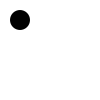
Frame 1 (no input)
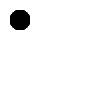
Frame 60 (the mouse pressed at the canvas centre just before this capture)
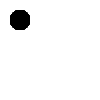
Frame 120 (the mouse held since frame 60 and released just before this capture)

The Processing sketch that drew these frames (run headless with seeded random() and noise(); from frame 60 on, the mouse is pressed at the canvas centre):

// Processing sketch: Doodler
// ── Doodler.pde

void setup()
{
  background(255);
  noStroke();
  smooth();
  frameRate(500);
}
int brushSize=15;
int r=0;
int g=0;
int b=0;
int doodleNum=1;

void draw()
{
  if (keyPressed)
  {
    checkKeys();
  }
  fill(r,g,b);
  ellipse(20,20,20,20);
  if (mousePressed)
  {
    strokeWeight(brushSize);
    line(pmouseX,pmouseY,mouseX,mouseY);
    //ellipse(mouseX,mouseY,brushSize,brushSize);
  }
}

void checkKeys()
{
    if (key == 'c')
    {
      background(255);
    } 
    else if (key == 'q')
    {
      brushSize++;
    }
    else if (key == 'w')
    {
      brushSize--;
      if(brushSize<1){brushSize = 1;}
    }
    else if (key == 's')
    {     
      save("doodle"+doodleNum+".png");
      doodleNum++;
    }
    else if (key == '0'){r=255; g=255; b=255;} //white
    else if (key == '1'){r=0;g=0;b=0;} //black
    else if (key == '2'){r=255;g=0;b=0;} //red
    else if (key == '3'){r=0;g=255;b=0;} //green
    else if (key == '4'){r=0;g=0;b=255;} //blue
    else if (key == '5'){r=255;g=122;b=0;} //orange
    else if (key == '6'){r=255;g=0;b=255;} //magenta
    else if (key == '7'){r=255;g=255;b=0;} //yellow
    else if(key == '8'){r=0;g=255;b=255;} //teal
    else if(key == '9'){r=122;g=122;b=122;} //grey
  }

/*void mouseDragged()
{
  ellipse(pmouseX,pmouseY,brushSize,brushSize);
}*/
